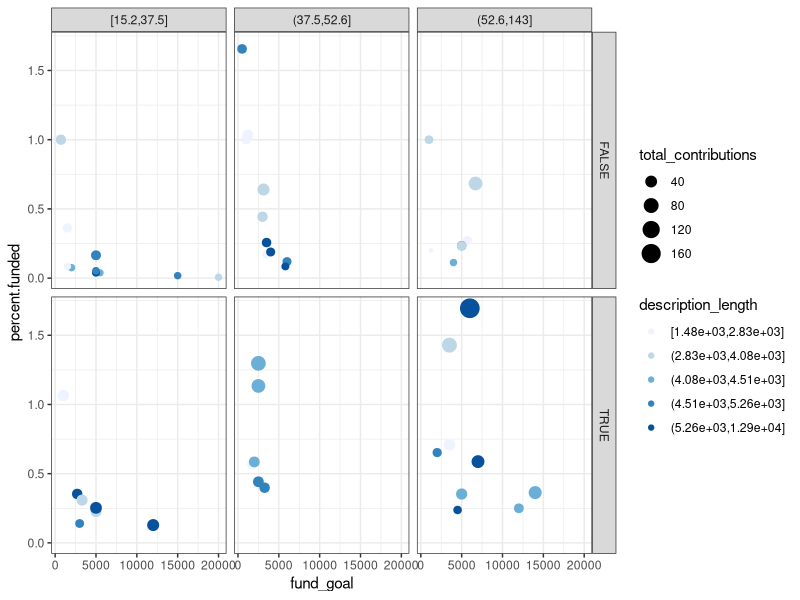
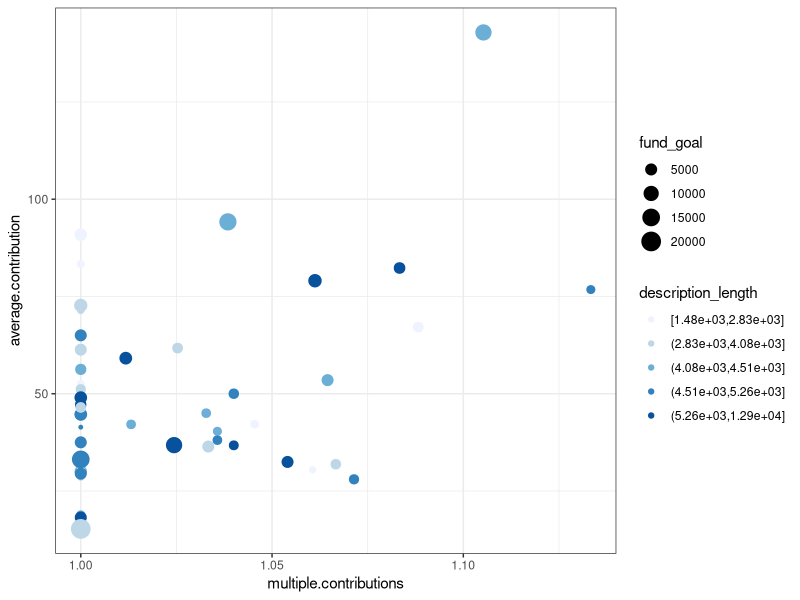

Here is the R script that generated these plots, in order:
### R code from vignette source '/Users/jaime/code/sandbox/scifundstats/load_analyze.Rnw'

###################################################
### code chunk number 1: load_analyze.Rnw:65-70
###################################################
prj.stats =read.csv('proj.txt')
prj.stats$percent.funded = with(prj.stats, fund_attained/fund_goal)
prj.stats$multiple.contributions = with(prj.stats, total_contributions/unique_contributions)
prj.stats$average.contribution = with(prj.stats, fund_attained/total_contributions)
prj.stats$multiple.contributions.bool = prj.stats$multiple.contributions > 1


###################################################
### code chunk number 2: load_analyze.Rnw:76-78
###################################################
lm.funded1 = lm(percent.funded~description_length+ total_contributions+ 
  fund_goal+ multiple.contributions+ average.contribution, data = prj.stats)


###################################################
### code chunk number 3: load_analyze.Rnw:81-82
###################################################
lm.funded = step(lm.funded1)


###################################################
### code chunk number 4: load_analyze.Rnw:86-88
###################################################
a = summary(lm.funded)
coef(a)


###################################################
### code chunk number 5: load_analyze.Rnw:95-99
###################################################
lm.avgive1 = lm(average.contribution~description_length+
  total_contributions+
  fund_goal+
  multiple.contributions, data = prj.stats)


###################################################
### code chunk number 6: load_analyze.Rnw:101-102
###################################################
lm.avgive = step(lm.avgive1)


###################################################
### code chunk number 7: load_analyze.Rnw:106-108
###################################################
b = summary(lm.avgive)
coef(b)


###################################################
### code chunk number 8: load_analyze.Rnw:131-135
###################################################
require(ggplot2)
prj.stats$description_length =cut_number(prj.stats$description_length, n=5)
prj.stats$av.contrib.factor = cut_number(prj.stats$average.contribution, n=3)
g = ggplot(prj.stats)


###################################################
### code chunk number 9: load_analyze.Rnw:139-141
###################################################
g2 = g+theme_bw() + geom_point(aes(fund_goal, percent.funded, size=total_contributions, color=description_length))+ facet_grid(multiple.contributions.bool~av.contrib.factor)+scale_color_brewer(type='seq')
print(g2)


###################################################
### code chunk number 10: load_analyze.Rnw:144-146
###################################################
g3 = g +theme_bw() + geom_point(aes(multiple.contributions, average.contribution, color=description_length, size=fund_goal))+scale_color_brewer(type='seq')
print(g3)


###################################################
### code chunk number 11: load_analyze.Rnw:149-151
###################################################
#g +theme_bw()+ geom_boxplot(aes(multiple.contributions.bool, average.contribution))+ geom_point(aes(multiple.contributions.bool, average.contribution, color=description_length, size=fund_goal))+scale_color_brewer(type='seq')



